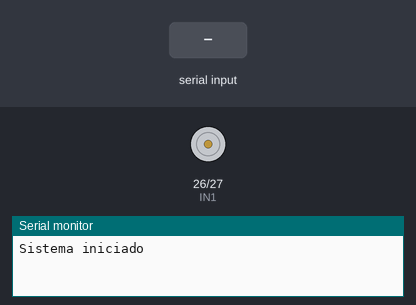
Recording of a sketch running on a simulated ESP32. Parts: motor-driver pin pairs drawn as motors (green arrow = first pin HIGH = forward, orange = second pin HIGH = backward, longer = more drive, scaled by the enable pin), the last lines printed to the serial monitor. The test bench sets the inputs (shaded band). Nothing arrives over Bluetooth unless stated.

Above: at 1.2 s.
1.3 s: "F\n" received over the second serial link
2.8 s: "B\n" received over the second serial link
4.3 s: "V90\n" received over the second serial link
At 5.5 s:
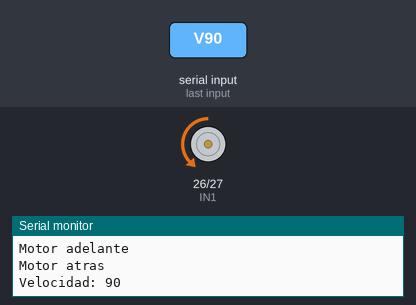
5.8 s: "S\n" received over the second serial link
At 6.6 s:
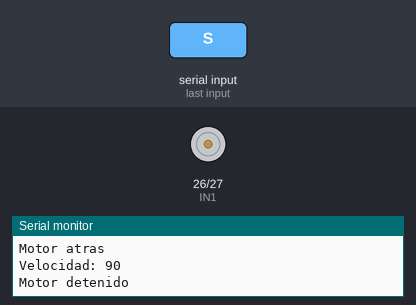
7.3 s: "F\n" received over the second serial link
At 7.8 s:
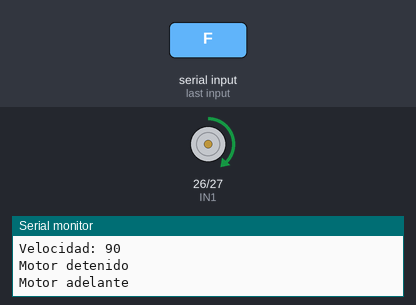
Timing chart, 0 to 9.8 s (numbered marks = the images above; inputs shaded):
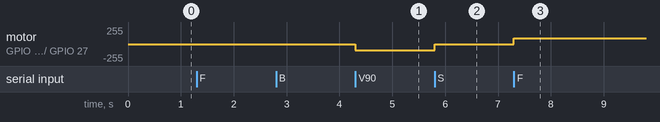

The sketch:

labesp32.ino
```cpp
/*---------------------------------------------------
  Control de motor DC por Bluetooth con ESP32
  Driver L298N
---------------------------------------------------*/

#include <BluetoothSerial.h>

BluetoothSerial SerialBT;

// Pines del motor
const int IN1 = 26;
const int IN2 = 27;
const int ENA = 25;

// Configuración PWM
const int canalPWM = 0;
const int frecuenciaPWM = 5000;
const int resolucionPWM = 8;

void setup()
{
  Serial.begin(115200);

  // Iniciar Bluetooth
  SerialBT.begin("ESP32_ControlMotor_PWM");

  // Configurar pines
  pinMode(IN1, OUTPUT);
  pinMode(IN2, OUTPUT);

  // Configurar PWM
  ledcAttach(
    ENA,
    frecuenciaPWM,
    resolucionPWM
  );

  // Motor apagado inicialmente
  digitalWrite(IN1, LOW);
  digitalWrite(IN2, LOW);

  analogWrite(ENA, 0);

  Serial.println("Sistema iniciado");
}

void loop()
{
  // Revisar si llegó dato Bluetooth
  if (SerialBT.available())
  {
    String comando = SerialBT.readStringUntil('\n');

    comando.trim();

    // =========================
    // ADELANTE
    // =========================
    if (comando == "F")
    {
      digitalWrite(IN1, HIGH);
      digitalWrite(IN2, LOW);

      Serial.println("Motor adelante");
    }

    // =========================
    // ATRÁS
    // =========================
    else if (comando == "B")
    {
      digitalWrite(IN1, LOW);
      digitalWrite(IN2, HIGH);

      Serial.println("Motor atras");
    }

    // =========================
    // STOP
    // =========================
    else if (comando == "S")
    {
      digitalWrite(IN1, LOW);
      digitalWrite(IN2, LOW);

      Serial.println("Motor detenido");
    }

    // =========================
    // VELOCIDAD
    // Ejemplo: V150
    // =========================
    else if (comando.startsWith("V"))
    {
      int velocidad = comando.substring(1).toInt();

      velocidad = constrain(velocidad, 0, 255);

      analogWrite(ENA, velocidad);

      Serial.println("Velocidad: " + String(velocidad));
    }

    // =========================
    // COMANDO INVÁLIDO
    // =========================
    else
    {
      Serial.println("Comando no valido");
    }
  }
}
```

Measured:
- after the input at 4.3 s, motor on GPIO 26 (IN1) / GPIO 27 (IN2): stopped → backward 90/255 at once
- after the input at 5.8 s, motor on GPIO 26 (IN1) / GPIO 27 (IN2): backward 90/255 → stopped at once
- after the input at 7.3 s, motor on GPIO 26 (IN1) / GPIO 27 (IN2): stopped → forward 90/255 at once
